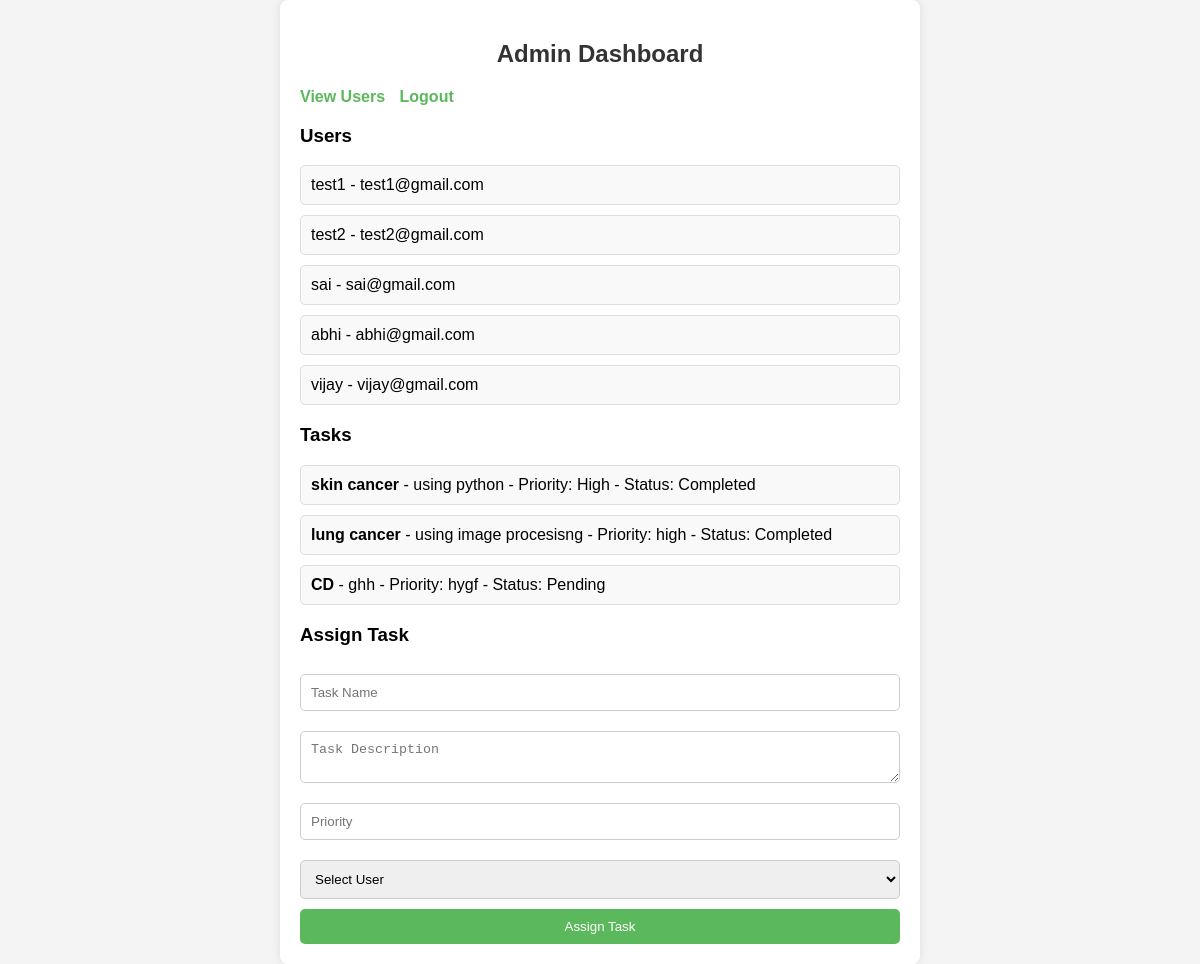
Screenshot of /admin_dashboard (signed in) with the database file from the repository.
### app.py (models this page shows)
class User(db.Model):
    id = db.Column(db.Integer, primary_key=True)
    username = db.Column(db.String(150), unique=True, nullable=False)
    password = db.Column(db.String(150), nullable=False)
    email = db.Column(db.String(150), unique=True, nullable=False)
    role = db.Column(db.String(10), nullable=False)

class Task(db.Model):
    id = db.Column(db.Integer, primary_key=True)
    name = db.Column(db.String(150), nullable=False)
    description = db.Column(db.Text, nullable=False)
    priority = db.Column(db.String(50), nullable=False)
    status = db.Column(db.String(50), default="Pending")
    user_id = db.Column(db.Integer, db.ForeignKey('user.id'))

### app.py (the view)
@app.route('/admin_dashboard')
def admin_dashboard():
    if 'user_id' not in session or session['role'] != 'admin':
        return redirect(url_for('login'))
    users = User.query.filter_by(role='user').all()
    tasks = Task.query.all()
    return render_template('admin_dashboard.html', users=users, tasks=tasks)

### templates/admin_dashboard.html (shortened to what this page needs)
<!DOCTYPE html>
<html lang="en">
<head>
    <link rel="stylesheet" href="{{ url_for('static', filename='style.css') }}">
</head>
<body>
    <div class="container">
        <h2>Admin Dashboard</h2>
        <div class="toolbar">
            <a href="{{ url_for('admin_dashboard') }}">View Users</a>
            <a href="{{ url_for('logout') }}">Logout</a>
        </div>
        <h3>Users</h3>
        <ul>
            {% for user in users %}
                <li>{{ user.username }} - {{ user.email }}</li>
            {% endfor %}
        </ul>
        <h3>Tasks</h3>
        <ul>
            {% for task in tasks %}
                <li>
                    <strong>{{ task.name }}</strong> - {{ task.description }} - Priority: {{ task.priority }} - Status: {{ task.status }}
                </li>
            {% else %}
                <li>No tasks assigned.</li>
            {% endfor %}
        </ul>
        <h3>Assign Task</h3>
        <form method="POST" action="{{ url_for('assign_task') }}">
            <input type="text" name="task_name" placeholder="Task Name" required>
            <textarea name="description" placeholder="Task Description" required></textarea>
            <input type="text" name="priority" placeholder="Priority" required>
            <select name="user_id" required>
                <option value="" disabled selected>Select User</option>
            </select>
            <button type="submit">Assign Task</button>
        </form>
    </div>
</body>
</html>

### static/style.css (style rules this page uses)
body { font-family: Arial, sans-serif; background-color: #f4f4f4; margin: 0; padding: 0; }
.container { max-width: 600px; margin: auto; padding: 20px; background: white; border-radius: 8px; box-shadow: 0 0 10px rgba(0, 0, 0, 0.1); }
h2 { text-align: center; color: #333; }
form { display: flex; flex-direction: column; }
input[type="text"], input[type="password"], input[type="email"], textarea, select { padding: 10px; margin: 10px 0; border: 1px solid #ccc; border-radius: 5px; transition: border 0.3s; }
button { padding: 10px; background-color: #5cb85c; color: white; border: none; border-radius: 5px; cursor: pointer; transition: background-color 0.3s; }
ul { list-style-type: none; padding: 0; }
li { padding: 10px; margin: 10px 0; background: #f9f9f9; border: 1px solid #ddd; border-radius: 5px; }
.toolbar { margin-top: 20px; }
.toolbar a { text-decoration: none; color: #5cb85c; font-weight: bold; margin-right: 10px; }

### rows the page displays
User: username "test1", email "test1@gmail.com"
User: username "test2", email "test2@gmail.com"
User: username "sai", email "sai@gmail.com"
User: username "abhi", email "abhi@gmail.com"
User: username "vijay", email "vijay@gmail.com"
Task: name "skin cancer", description "using python", priority "High", status "Completed"
Task: name "lung cancer", description "using image procesisng", priority "high", status "Completed"
Task: name "CD", description "ghh", priority "hygf", status "Pending"
